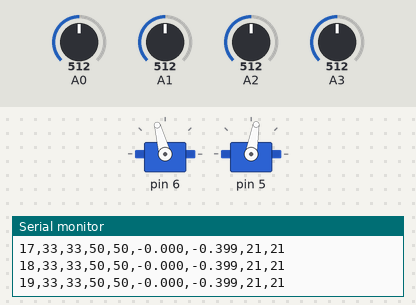
Simulated run of this sketch. Board: Arduino Uno, built with avr-gcc and run on an emulated ATmega328P. Parts: 2 × servo, the last lines printed to the serial monitor. Inputs (shaded band) come from the test bench; at power-on: A0 = 512, A1 = 512, A3 = 512, A2 = 512.

Above: at 1.6 s.
1.7 s: A0 set to 716
At 2.8 s:
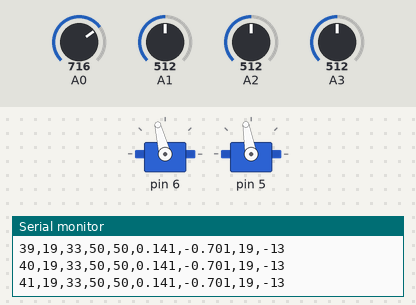
3.2 s: A1 set to 716
At 4.4 s:
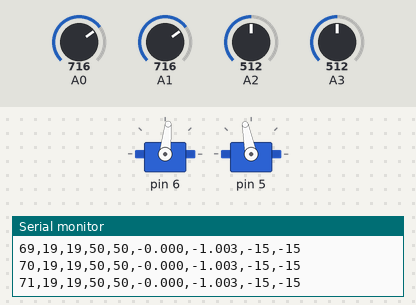
4.7 s: A3 set to 716
At 5.3 s:
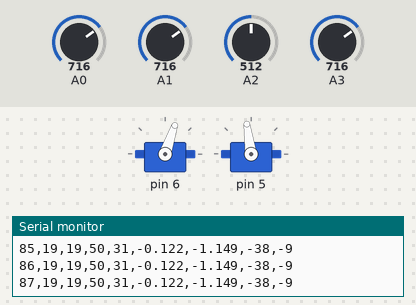
6.2 s: A2 set to 716
At 7.0 s:
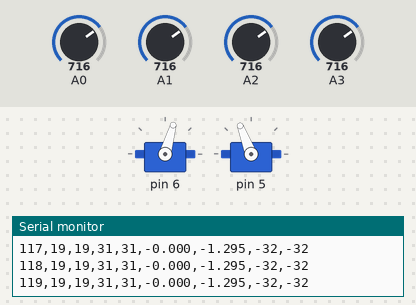
7.7 s: A2 set to 910
At 8.7 s:
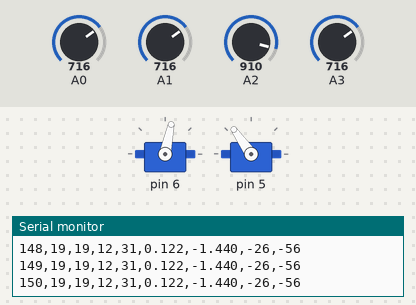
9.2 s: A0 set to 90
At 9.6 s:
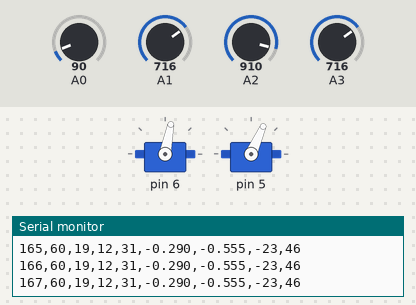
Timing chart, 0 to 11.7 s (numbered marks = the images above; inputs shaded):
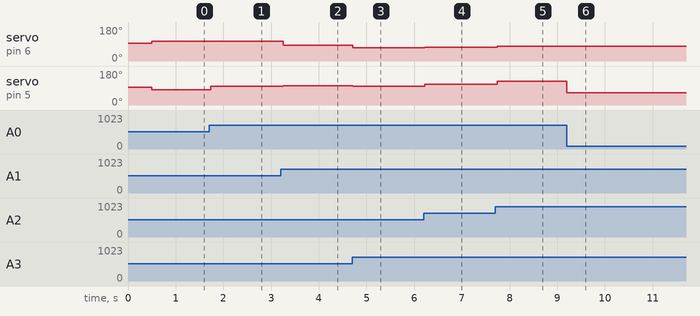

Measured:
- after the input at 1.7 s, servo on pin 6: 105° → 104° at once; servo on pin 5: 80° → 100° at once
- after the input at 3.2 s, servo on pin 6: 104° → 84° after 0.05 s; servo on pin 5: 100° → 101° after 0.05 s
- after the input at 4.7 s, servo on pin 6: 84° → 71° at once; servo on pin 5: 101° → 98° at once
- after the input at 6.2 s, servo on pin 6: 71° → 74° at once; servo on pin 5: 98° → 111° at once
- after the input at 7.7 s, servo on pin 6: 74° → 78° at once; servo on pin 5: 111° → 125° at once
- after the input at 9.2 s, servo on pin 6: 78° → 79° at once; servo on pin 5: 125° → 66° at once

The sketch:

potential_field_standalone.ino
```cpp
/*
  potential_field_standalone.ino  —  CHARACTERIZATION RIG
  =============================================================================
  A potential-field robot test rig for MAPPING what push/pull can produce, so
  the simulation can later be matched to measured reality.

  COORDINATE CONVENTION (matches ethology/robot.json + the sim + physical robot):
      +Y = FORWARD  (toward the front of the robot)
      +X = RIGHT    (so LEFT sensors have NEGATIVE x, RIGHT have POSITIVE x)
      origin = robot geometric centre; offsets in metres.
    Lateral axis = X (this is the L/C/R axis). Forward axis = Y.
    angle_deg = orientation the sensor POINTS, degrees CCW from forward (+Y);
      positive leans LEFT, negative leans RIGHT. (Engine-verified on hardware.)

  SENSOR CONVENTION (matches robot.json IDs):
    * Each sensor id is TYPE·ZONE, e.g. IR·L, LDR·C1.
    * ZONE is DERIVED from x_m (the LATERAL axis) by the peg rule
      (PLEG_SPACING_M = 0.008):
          C : |x_m| <= 0.008   (the 3 middle peg positions)
          R : x_m  >  0.008    (+X = right)
          L : x_m  < -0.008
      Same-zone sensors numbered front-to-back (C1, C2, ...).
    * channel = W/R/G/B (from BYOV); "W" = plain LDR / IR.

  When you PHYSICALLY move a sensor, edit its row so x_m/y_m/angle match the
  hardware. The id's zone letter should agree with the x_m rule — setup() warns
  over serial if they disagree (a HW/SW-drift guard).

  NOTE: the point-mass CogPotentialField engine currently only CONSUMES
  angle_deg; x_m/y_m are carried for register with the sim and logged, not yet
  used in the vector math.

  KNOWN INCONSISTENCY (flagged, not fixed here): games/valentinos/data/byov/
  robot.json uses the OPPOSITE axis labels (x_m=forward, y_m=lateral). The suite
  should be reconciled to this ethology/sim convention (y=forward, x=lateral),
  but that touches shipped sim data and is a separate decision.

  FUTURE (recorded, NOT built): a RADIAL mounting scheme (bearing+radius from
  centre; orientation relative to mounting face) would generalise better for
  sensors on an octagon's faces. Too big a reconfig now.

  Drivetrain ground truth (drivetrain_baseline): driveProportional(+L,-R) pivots
  the robot toward its RIGHT.
  =============================================================================
*/

#include "CogProximity.h"
#include "CogLight.h"
#include "CogPotentialField.h"
#include <Servo.h>
#include "CogServo.h"

// ============================ ROBOT CONFIG ==================================
// EDIT to match the physical robot. One row per sensor. Fields:
//   id     : "TYPE·ZONE" (zone is derived from x_m; id is for logging/register)
//   type   : SENSOR_IR (proximity) or SENSOR_LDR (light)
//   pin    : analog pin label, e.g. "A0"
//   x_m    : LATERAL offset, metres (+ = RIGHT, - = LEFT)  [zone derives from this]
//   y_m    : FORWARD offset, metres (+ = front)
//   angle  : orientation, deg CCW from forward (+Y). + leans LEFT, - leans RIGHT.
//   channel: 'W','R','G','B' (W = plain).
//   policy : POL_PUSH (repel/avoid) or POL_PULL (attract/seek)
//   gain   : contribution scale (1.0 nominal)
// Comment a row out to drop that sensor (IR-only / LDR-only isolation tests).

#define TRIAL_LABEL "trial: LDR·L/R pull + IR·L/R push (default)"

enum SensorType { SENSOR_IR, SENSOR_LDR };
enum PolicyTag  { POL_PUSH, POL_PULL };

struct SensorConfig {
    const char* id;       // "TYPE·ZONE"
    SensorType  type;
    const char* pin;
    float       x_m;      // LATERAL offset (+right / -left) -> zone
    float       y_m;      // FORWARD offset (+front)
    float       angle;    // orientation, deg CCW from +Y (+left / -right)
    char        channel;  // 'W'/'R'/'G'/'B'
    PolicyTag   policy;
    float       gain;
};

// ---- THE TABLE (edit rows to match the physical build) ----
//   Left sensors: NEGATIVE x_m.  Right sensors: POSITIVE x_m.  Forward: +y_m.
SensorConfig CONFIG[] = {
    { "IR\xB7L",  SENSOR_IR,  "A0", -0.040f, 0.072f,  25.0f, 'W', POL_PUSH, 1.0f },
    { "IR\xB7R",  SENSOR_IR,  "A1",  0.040f, 0.072f, -25.0f, 'W', POL_PUSH, 1.0f },
    { "LDR\xB7L", SENSOR_LDR, "A2", -0.040f, 0.056f,  40.0f, 'W', POL_PULL, 1.0f },
    { "LDR\xB7R", SENSOR_LDR, "A3",  0.040f, 0.056f, -40.0f, 'W', POL_PULL, 1.0f },
};
const int NUM_SENSORS = sizeof(CONFIG) / sizeof(CONFIG[0]);

const float PLEG_SPACING_M = 0.008f;   // L/C/R peg rule threshold on x_m

// ---- Drivetrain + engine tuning ----
const int   LEFT_SERVO_CHANNEL  = 6;
const int   RIGHT_SERVO_CHANNEL = 5;
const int   BASE_SPEED   = 45;
const float FORWARD_GAIN = 0.6f;
const float TURN_GAIN    = 1.2f;
const int   TICK_MS      = 50;
// ===========================================================================

CogServo          drivetrain;
CogPotentialField field;

CogProximity* irByIndex[16]  = { nullptr };
CogLight*     ldrByIndex[16] = { nullptr };
unsigned long tickCount = 0;

// Derive L/C/R zone from a LATERAL offset x_m (+X = right).
char zoneOf(float x_m) {
    if (x_m >  PLEG_SPACING_M) return 'R';
    if (x_m < -PLEG_SPACING_M) return 'L';
    return 'C';
}

void setup() {
    Serial.begin(9600);
    drivetrain.begin(LEFT_SERVO_CHANNEL, RIGHT_SERVO_CHANNEL);

    for (int i = 0; i < NUM_SENSORS; i++) {
        SensorConfig& c = CONFIG[i];
        CogPotentialField::Policy pol =
            (c.policy == POL_PULL) ? CogPotentialField::Policy::Pull
                                   : CogPotentialField::Policy::Push;
        if (c.type == SENSOR_IR) {
            CogProximity* s = new CogProximity(c.pin);
            irByIndex[i] = s;
            field.addProximity(s, c.angle, c.gain, pol);
        } else {
            CogLight* s = new CogLight(c.pin);
            ldrByIndex[i] = s;
            field.addLight(s, c.angle, c.gain, pol);
        }
    }

    field.setBaseSpeed(BASE_SPEED);
    field.setDriveGains(FORWARD_GAIN, TURN_GAIN);

    // ---- Run header: self-describing so a saved log knows its provenance ----
    Serial.println();
    Serial.print("# "); Serial.println(TRIAL_LABEL);
    Serial.println("# convention: +Y=forward, +X=right; zone from x_m (lateral)");
    for (int i = 0; i < NUM_SENSORS; i++) {
        SensorConfig& c = CONFIG[i];
        char derived = zoneOf(c.x_m);
        Serial.print("# "); Serial.print(c.id);
        Serial.print("  type="); Serial.print(c.type == SENSOR_IR ? "IR" : "LDR");
        Serial.print(" pin="); Serial.print(c.pin);
        Serial.print(" x_m="); Serial.print(c.x_m, 3);
        Serial.print(" y_m="); Serial.print(c.y_m, 3);
        Serial.print(" ang="); Serial.print(c.angle, 0);
        Serial.print(" ch="); Serial.print(c.channel);
        Serial.print(c.policy == POL_PULL ? " pull" : " push");
        Serial.print(" g="); Serial.print(c.gain, 1);
        Serial.print("  zone(derived)="); Serial.print(derived);
        const char* dot = strchr(c.id, '\xB7');
        if (dot && *(dot+1) && *(dot+1) != derived) {
            Serial.print("  <<< WARN: id zone != x_m-derived zone (HW/SW drift?)");
        }
        Serial.println();
    }
    Serial.print("# base="); Serial.print(BASE_SPEED);
    Serial.print(" fGain="); Serial.print(FORWARD_GAIN, 2);
    Serial.print(" tGain="); Serial.print(TURN_GAIN, 2);
    Serial.print(" tick_ms="); Serial.println(TICK_MS);

    // ---- CSV column header ----
    Serial.print("tick");
    for (int i = 0; i < NUM_SENSORS; i++) { Serial.print(','); Serial.print(CONFIG[i].id); }
    Serial.println(",Vx,Vy,L,R");
}

void loop() {
    field.computeNetVector(nullptr, nullptr);

    int leftProp = 0, rightProp = 0;
    field.vectorToDifferential(&leftProp, &rightProp);
    drivetrain.driveProportional(leftProp, rightProp, TICK_MS / 1000.0f);

    Serial.print(tickCount++);
    for (int i = 0; i < NUM_SENSORS; i++) {
        Serial.print(',');
        if (CONFIG[i].type == SENSOR_IR) Serial.print(irByIndex[i]->peekData());
        else                             Serial.print(ldrByIndex[i]->peekData());
    }
    Serial.print(','); Serial.print(field.netVx(), 3);
    Serial.print(','); Serial.print(field.netVy(), 3);
    Serial.print(','); Serial.print(leftProp);
    Serial.print(','); Serial.println(rightProp);
}
```

CogAnaDigi.cpp
```cpp
#include "CogAnaDigi.h"

// Define the class String constants
const String CogAnaDigi::ANALOG  = "Analog";
const String CogAnaDigi::DIGITAL = "Digital";

CogAnaDigi::CogAnaDigi(const String& pinLabel) {
    initFromLabel(pinLabel);
    commonInit();
}

CogAnaDigi::CogAnaDigi(int pin)
: _sensorType(DIGITAL), _pin(pin), _rawData(0)  // default to DIGITAL for numeric constructor
{
    commonInit();
}

void CogAnaDigi::initFromLabel(const String& pinLabel) {
    // Detect presence of 'A' or 'a' anywhere in the label
    bool hasA = (pinLabel.indexOf('A') >= 0) || (pinLabel.indexOf('a') >= 0);
    if (hasA) {
        _sensorType = ANALOG;

        // Extract the digits after the first 'A'/'a'
        int aIdx = pinLabel.indexOf('A');
        if (aIdx < 0) aIdx = pinLabel.indexOf('a');

        String numPart = pinLabel.substring(aIdx + 1);
        numPart.trim();

        int analogIndex = numPart.toInt(); // e.g., "3" -> 3 for A3

        // Compute pin constant. On AVR/most cores A0..An are consecutive.
        // Using A0 + index keeps it portable across many boards.
        _pin = analogIndex;
    } else {
        _sensorType = DIGITAL;
        _pin = pinLabel.toInt(); // e.g., "13" -> 13
    }
}

void CogAnaDigi::commonInit() {
    pinMode(_pin, INPUT);
    _rawData = 0;
}

int CogAnaDigi::getRawData() {
    if (_sensorType == DIGITAL) {
        _rawData = digitalRead(_pin);
    } else {
        _rawData = analogRead(_pin);
    }
    return _rawData;
}

String CogAnaDigi::getSensorType(){
  return _sensorType;
}

int CogAnaDigi::getPin(){
  return _pin;
}
```

CogAnaDigi.h
```cpp
#ifndef COGANADIGI_H
#define COGANADIGI_H

#include <Arduino.h>

class CogAnaDigi {
public:
    // Class-string constants (values "Analog" and "Digital")
    static const String ANALOG;
    static const String DIGITAL;

    // Constructor that accepts a label like "A0" or "13".
    explicit CogAnaDigi(const String& pinLabel);

    // Constructor that accepts a numeric pin (assumed DIGITAL by default).
    explicit CogAnaDigi(int pin);

    // Read raw sensor data: digitalRead for DIGITAL, analogRead for ANALOG
    int getRawData();

    String getSensorType();

    int getPin();

private:
    String _sensorType; // "Analog" or "Digital"
    int    _pin;        // Arduino pin: e.g., A0 or 9
    int    _rawData;    // last raw reading

    // Helper: parse "A#" or "#" into a pin number and set _sensorType
    void initFromLabel(const String& pinLabel);

    // Common initializer after _pin/_sensorType are decided
    void commonInit();
};

#endif // COGANADIGI_H
```

CogLight.cpp
```cpp
#include "CogLight.h"

// PAW_LIGHT_HIGH_IS_BRIGHT comes from here. It must be a header this file
// includes: CogLight.cpp is compiled on its own, so a #define in the sketch
// would never reach it.
#include "PAWConfig.h"

CogLight::CogLight(const String& pinLabel)
: CogAnaDigi(pinLabel), _pin(0), _rawData(0), _data(0)
{
    // Mirror the resolved pin like in CogProximity
    int aIdx = pinLabel.indexOf('A');
    if (aIdx < 0) aIdx = pinLabel.indexOf('a');
    String numPart = pinLabel.substring(aIdx + 1);
    numPart.trim();
    int analogIndex = numPart.toInt();
    _pin = analogIndex;
}

int CogLight::getRawData() {
    _rawData = CogAnaDigi::getRawData();
    return _rawData;
}

// Normalise to 0 = dark, 100 = bright, whichever way round the sensor reads.
// The direction is a property of the sensor, set in PAWConfig.h — every light
// behaviour depends on this output meaning the same thing on every robot.
int CogLight::getData() {
    int raw = getRawData();
#if PAW_LIGHT_HIGH_IS_BRIGHT
    _data = map(raw, 0, 1023, 0, 100);   // raw high = bright
#else
    _data = map(raw, 0, 1023, 100, 0);   // raw high = dark
#endif
    return _data;
}
```

CogLight.h
```cpp
#ifndef COGLIGHT_H
#define COGLIGHT_H

#include <Arduino.h>
#include "CogAnaDigi.h"

// Analog light sensor derived from CogAnaDigi.
//
// POLARITY — getData() always returns 0 = DARK, 100 = BRIGHT.
//
// Which end of the RAW range is bright is a property of the sensor, not of the
// behaviours, and is set once in PAWConfig.h via PAW_LIGHT_HIGH_IS_BRIGHT.
// Default 0 means raw rises in the DARK, which is the sensor every light
// behaviour in EthologyRobot was tuned against. Set it wrong and the gradient
// sign flips: approach_light flees the lamp and avoid_light chases it.
//
// Do NOT "fix" an apparent reversal by swapping approachLight() and
// avoidLight() or by re-deriving their motor pairs. Those were each got wrong
// twice by reasoning from the gradient sign, and are now correct.
//
// TO TELL WHICH SENSOR YOU HAVE: Serial.println(rightLight.getData()), then
// shine a torch at the right sensor. The number must go UP toward 100. If it
// goes down, flip PAW_LIGHT_HIGH_IS_BRIGHT.
//
// SIMULATOR PAIRING: engine/sensors/sensor_models.LightSensor must end up on
// this same convention, and it inverts its raw value ONCE to get there. Do not
// also invert here on the Python side — two inversions compose to the identity
// and silently change nothing, which cost a debugging round.
class CogLight : public CogAnaDigi {
public:
    // Require a labeled analog pin, e.g., "A0", "A3"
    explicit CogLight(const String& pinLabel);

    // Read raw sensor value via base class, mirror to subclass _rawData
    int getRawData();

    // Map raw [0..1023] to [0..100], 0 = dark and 100 = bright. Which end of
    // the raw range is bright depends on the sensor: PAW_LIGHT_HIGH_IS_BRIGHT
    // in PAWConfig.h.
    int getData();
    // Return the LAST value computed by getData() WITHOUT taking a new
    // sample. Use this when you need the exact reading a prior getData()
    // used (e.g. logging the same sample the control math consumed).
    int peekData() const { return _data; }

private:
    int _pin;      // mirrored pin reference
    int _rawData;  // last raw reading
    int _data;     // processed/normalized data
};

#endif // COGLIGHT_H
```

CogProximity.cpp
```cpp
#include "CogProximity.h"

CogProximity::CogProximity(const String& pinLabel)
: CogAnaDigi(pinLabel), _pin(0), _rawData(0), _data(0)
{
    // Optional: store numeric pin resolved by CogAnaDigi from the label
    // We can't directly access base _pin (private), so we mirror by re-parsing the label:
    // If desired, you can add a getter in CogAnaDigi to expose its resolved pin.
    int aIdx = pinLabel.indexOf('A');
    if (aIdx < 0) aIdx = pinLabel.indexOf('a');
    String numPart = pinLabel.substring(aIdx + 1);
    numPart.trim();
    int analogIndex = numPart.toInt();
    _pin = analogIndex;
}

int CogProximity::getRawData() {
    // Call the base class reader to ensure correct analog path
    _rawData = CogAnaDigi::getRawData();
    return _rawData;
}

int CogProximity::analyzeData(int raw) {
    // Clamp to [0, 1000], then map to [10, 80]
    int clamped = constrain(raw, 120, 720);
    int mapped  = map(clamped, 120, 720, 60, 18);
    return mapped;
}

int CogProximity::getData() {
    int raw = getRawData();
    _data = analyzeData(raw);
    return _data;
}
```

CogProximity.h
```cpp
#ifndef COGPROXIMITY_H
#define COGPROXIMITY_H

#include <Arduino.h>
#include "CogAnaDigi.h"

// Analog proximity sensor derived from CogAnaDigi.
class CogProximity : public CogAnaDigi {
public:
    // Require a labeled analog pin, e.g., "A0", "A3"
    explicit CogProximity(const String& pinLabel);

    // Read raw sensor value via base class, mirror to subclass _rawData
    int getRawData();

    // Compute processed data: clamp raw to [0,1000] then map to [10,80]
    int getData();
    // Return the LAST value computed by getData() WITHOUT taking a new
    // sample. Use this when you need the exact reading a prior getData()
    // used (e.g. logging the same sample the control math consumed).
    int peekData() const { return _data; }

private:
    int _pin;      // mirrored pin reference for subclass bookkeeping (optional but per your spec)
    int _rawData;  // last raw reading
    int _data;     // processed/normalized data

    // Helper to analyze the raw value
    int analyzeData(int raw);
};

#endif // COGPROXIMITY_H
```

Source omitted: CogPotentialField.cpp (5644 bytes), CogPotentialField.h (4869 bytes), CogServo.cpp (4336 bytes), CogServo.h (5226 bytes), PAWConfig.h (4899 bytes)
